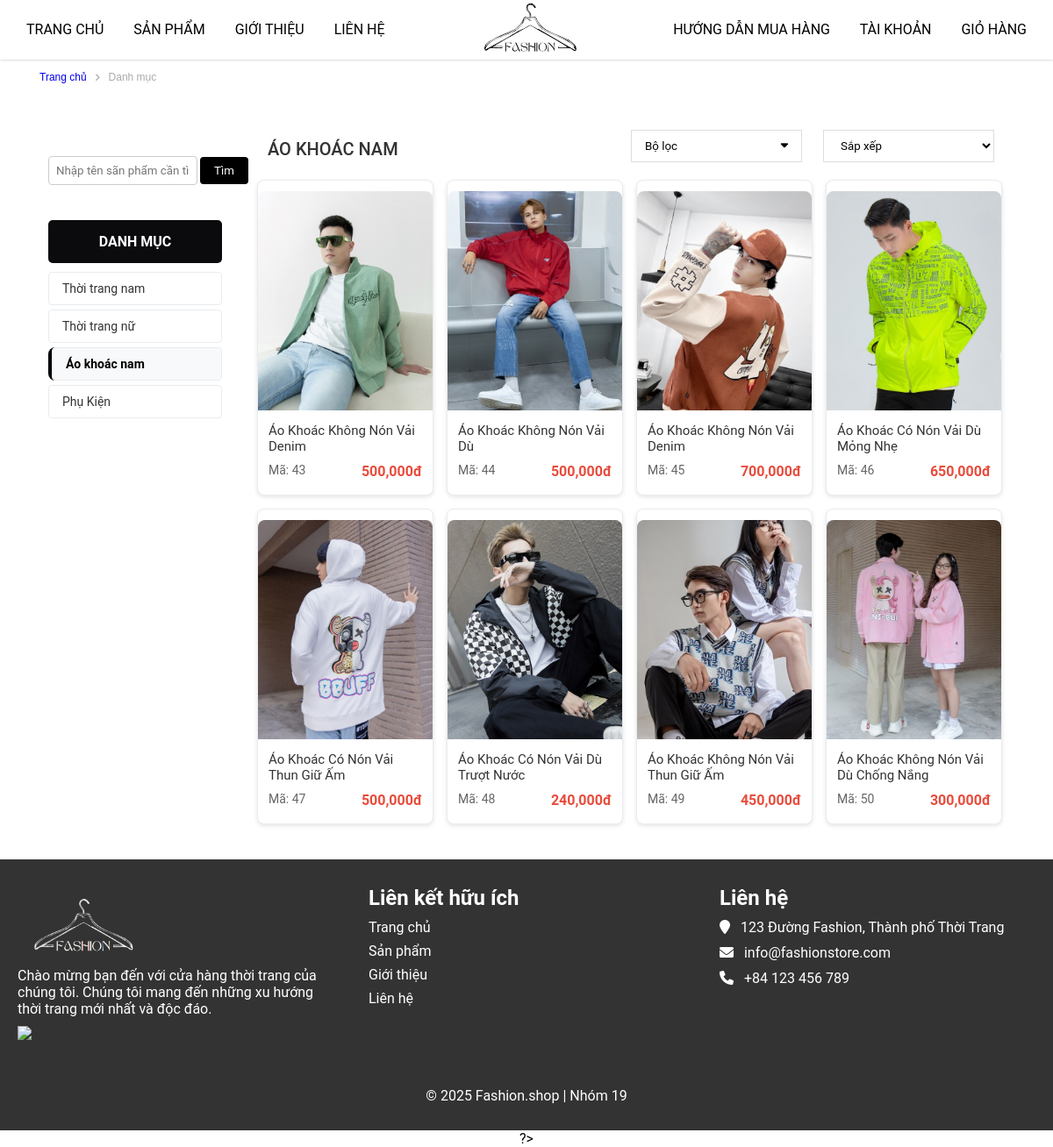
Screenshot of /index.php?mod=product&act=detail&id=3 with the database file from the repository.
### tables this page shows
CREATE TABLE `danhmuc` (
  `madm` int(11) NOT NULL,
  `tendm` varchar(50) NOT NULL,
  `soluongsp` int(11) NOT NULL,
  `thutu` int(11) NOT NULL
);

CREATE TABLE `sanpham` (
  `masp` int(11) NOT NULL,
  `tensp` varchar(50) NOT NULL,
  `dongia` int(11) NOT NULL,
  `khuyenmai` int(11) NOT NULL,
  `soluong` int(11) NOT NULL,
  `ngaytao` datetime NOT NULL DEFAULT current_timestamp(),
  `anh` varchar(500) DEFAULT NULL,
  `mota` text NOT NULL,
  `soluotxem` int(11) NOT NULL,
  `hoatdong` int(11) NOT NULL,
  `madm` int(11) NOT NULL,
  `mabl` int(11) NOT NULL
);

### model/categories.php (called while the page is built, shortened)
<?php
    include_once 'model/connect.php';
    function get_categories(){
        $sql="SELECT * FROM danhmuc";
        $conn = pdo_get_connection();
        $stmt = $conn->prepare($sql);
        $stmt->execute();
        return $stmt->fetchAll();
    }
    function get_categoriesID($id){
        return pdo_query_one("SELECT * FROM danhmuc WHERE madm = ?",$id);
    }
?>

### model/connect.php (called while the page is built, shortened)
<?php
function pdo_get_connection(){
    $dburl = "mysql:host=localhost; dbname=shoptu;charset=utf8";
    $username = 'root';
    $password = '';
    $conn = new PDO($dburl, $username, $password);
    $conn->setAttribute(PDO::ATTR_ERRMODE, PDO::ERRMODE_EXCEPTION);
    return $conn;
}
function pdo_query($sql){
    $sql_args = array_slice(func_get_args(), 1);
    try{
        $conn = pdo_get_connection();
        $stmt = $conn->prepare($sql);
        $stmt->execute($sql_args);
        $rows = $stmt->fetchAll();
        return $rows;
    }
    catch(PDOException $e){
        throw $e;
    }
    finally{
        unset($conn);
    }
}
function pdo_query_one($sql){
    $sql_args = array_slice(func_get_args(), 1);
    try{
        $conn = pdo_get_connection();
        $stmt = $conn->prepare($sql);
        $stmt->execute($sql_args);
        $row = $stmt->fetch(PDO::FETCH_ASSOC);
        return $row;
    }
    catch(PDOException $e){
        throw $e;
    }
    finally{
        unset($conn);
    }
}

### model/products.php (called while the page is built, shortened)
<?php
    function get_ByCategories($id){
        return pdo_query("SELECT * FROM sanpham WHERE madm=$id");
    }
?>

### view/page_danhmuc_detail.php (the view, shortened to what this page needs)
<main>
    <div class="container-danhmuc">
        <div class="danhmuc-top row">
            <p><a href="?mod=page&act=home">Trang chủ</a></p><i class="fa-solid fa-angle-right"></i><p>Danh mục</p>
        </div>
    </div>
    <section class="danhmuc">
        <div class="container-danhmuc">
            <div class="row">
                <div class="danhmuc-left">
                    <form action="" id="search" method="get">
                        <input type="text" name="keyword" placeholder="Nhập tên sãn phẩm cần tìm">
                        <input type="submit" name="submit" value="Tìm">
                    </form>
                    <ul>
                        <h4>DANH MỤC</h4>
                        <?php foreach($data['dsdm'] as $dm): ?>
                            <li class="danhmuc-left-li <?= ($dm['madm'] == $category_id) ? 'active' : '' ?>">
                                <a href="index.php?mod=product&act=detail&id=<?=$dm['madm']?>">
                                    <?=$dm['tendm']?>
                                </a> <hr color="#ddd">
                            </li>
                        <?php endforeach; ?>
                    </ul>
                </div>
                <div class="danhmuc-right row">
                    <div class="danhmuc-right-top-item">
                        <p class="tendanhmuc"><?=$ctdanhmuc['tendm']?></p>
                    </div>
                    <div class="danhmuc-right-top-item">
                        <button><span>Bộ lọc</span><i class="fa-solid fa-caret-down"></i></button>
                    </div>
                    <div class="danhmuc-right-top-item">
                        <select name="" id="">
                            <option value="">Sắp xếp</option>
                        </select>
                    </div>
                    <div class="danhmuc-right-content row">
                        <?php
                            if (!empty($dssanpham)):
                                foreach($dssanpham as $sp):
                            ?>
                        <div class="danhmuc-right-content-item">
                            <a href="?mod=product&act=ctsanpham&id=<?=$sp['masp']?>">
                                <img src="upload/product/<?=$sp['anh']?>" alt="<?=$sp['tensp']?>">
                                <h3><?=$sp['tensp']?></h3>
                            </a>
                            <p>
                                <span>Mã: <?=$sp['masp']?></span>
                                <span class="price"><?=number_format(($sp['khuyenmai']??$sp['dongia']) * 1000)?>đ</span>
                            </p>
                        </div>
                        <?php
                                endforeach;
                        endif; ?>
                    </div>
                    </div>
                </div>
            </div>
    </section>
</main>

### assets_user/css/style.css (style rules this page uses)
:root { --main-text-font: Arial, Helvetica, sans-serif; }
* { margin: 0; padding: 0; box-sizing: border-box; font-family: "Roboto", "HelveticaNeue", "Helvetica Neue", sans-serif; }
body { align-items: center; min-height: 100vh; display: flex; flex-direction: column; }
main { flex: 1; }
ul { list-style: none; }
a { text-decoration: none; }
main { margin-top: 68px; }
h3 { padding-top: 10px; padding-bottom: 30px; font-size: 20px; font-weight: 400; }
.row { display: flex; flex-wrap: wrap; }
.danhmuc { padding: 20px; margin: 20px; }
.container-danhmuc { margin: 0; width: 100%; max-width: 1200px; }
.danhmuc-top { width: 100%; height: 40px; margin-left: 20px; align-items: center; display: flex; }
.danhmuc-left { width: 20%; padding-right: 20px; min-width: 200px; }
.danhmuc-right { width: 80%; padding-left: 20px; flex: 1; }
.danhmuc-top .fa-solid { color: #aaa; font-size: 10px; }
.danhmuc-top p { color: #aaa; font-family: var(--main-text-font); padding: 10px; font-size: 12px; }
.danhmuc-top p a { font-family: var(--main-text-font); margin: 0px; font-size: 12px; }
.danhmuc-left form { display: flex; align-items: center; margin-bottom: 20px; }
.danhmuc-left input[type="text"] { width: 170px; padding: 8px; margin-top: 10px; margin-right: 3px; border: 1px solid #cccccc; border-radius: 4px; }
.danhmuc-left input[type="submit"] { padding: 8px 16px; background-color: black; color: #fff; border: none; border-radius: 4px; margin-top: 10px; cursor: pointer; }
.danhmuc-right-top-item .tendanhmuc { text-transform: uppercase; }
.danhmuc-right-top-item:first-child { flex: 2; margin-top: 10px; font-size: 20px; font-family: var(--main-text-font); font-weight: 400; }
.danhmuc-right-top-item { flex: 1; padding: 0 12px; }
.danhmuc-right-top-item button { width: 100%; padding: 10px 15px; display: flex; justify-content: space-between; background-color: #fff; border: 1px solid #dddddd; cursor: pointer; }
.danhmuc-right-top-item select { width: 100%; padding: 9px 15px; display: flex; justify-content: space-between; background-color: #fff; border: 1px solid #dddddd; cursor: pointer; }
.danhmuc-right-content { margin-top: 20px; justify-content: flex-start; display: flex; flex-wrap: wrap; gap: 15px; }
.danhmuc-right-content-item { width: calc(25% - 12px); padding: 12px 0; border: 1px solid #e9ecef; border-radius: 8px; transition: all 0.3s ease; background: white; box-shadow: 0 2px 5px rgba(0,0,0,0.1); flex-shrink: 0; }
.danhmuc-right-content-item a h3 { font-size: 15px; font-weight: 400; color: #333333; padding: 0 12px; margin: 10px 0 5px 0; }
.danhmuc-right-content-item img { width: 100%; height: 250px; object-fit: cover; border-radius: 8px 8px 0 0; }
.danhmuc-right-content-item p { display: flex; font-size: 14px; padding: 5px 12px; justify-content: space-between; color: #666666; margin: 0; }
.danhmuc-right-content-item .price { color: #e74c3c; font-weight: bold; }
.danhmuc-left ul li { height: auto; }
.danhmuc-left ul { width: 100%; list-style: none; padding: 0; margin: 0; }
.danhmuc-left ul h4 { background: #0b0b0e; color: white; padding: 15px; margin: 0 0 10px 0; font-size: 16px; text-align: center; border-radius: 5px; width: auto; height: auto; }
.danhmuc-left ul li { margin-bottom: 5px; height: auto; }
.danhmuc-left ul li a { display: block; padding: 10px 15px; color: #333; text-decoration: none; border: 1px solid #e9ecef; border-radius: 4px; transition: all 0.3s ease; font-size: 14px; font-weight: 400; }
.danhmuc-left-li a { display: flex; padding: 5px; }
.danhmuc-left-li.active { background-color: #f8f9fa; border-radius: 8px; border-left: 4px solid #000000; }
.danhmuc-left-li.active a { color: #000000; font-weight: 600; }
.container-danhmuc { max-width: 1200px; margin: 0 auto; padding: 0 15px; }
.danhmuc-right-content { gap: 15px; }
.danhmuc-right-content-item { transition: transform 0.3s ease; border: 1px solid #f0f0f0; border-radius: 8px; overflow: hidden; box-shadow: 0 2px 8px rgba(0,0,0,0.1); }
.danhmuc-right-content-item img { transition: transform 0.3s ease; }
.danhmuc-right-content-item a h3 { padding: 0 10px; margin: 10px 0; }
.danhmuc-right-content-item p { padding: 0 10px 15px; margin: 0; }
.danhmuc-right-content-item .price { color: #e74c3c; font-weight: bold; font-size: 16px; }

### assets_user/css/ctsanpham.css (style rules this page uses)
form { margin-top: 20px; padding-bottom: 20px; text-align: center; }
input[type="text"] { padding: 20px; margin-right: 10px; border: 1px solid #ccc; border-radius: 4px; }

### rows the page displays
danhmuc: tendm "Thời trang nam"
danhmuc: tendm "Thời trang nữ"
danhmuc: tendm "Áo khoác nam", tendm "ÁO KHOÁC NAM"
danhmuc: tendm "Phụ Kiện"
sanpham: anh (picture), tensp "Áo Khoác Không Nón Vải Denim", masp "43", ($sp['khuyenmai']??$sp['dongia'])*1000 "500,000"
sanpham: anh (picture), tensp "Áo Khoác Không Nón Vải Dù", masp "44", ($sp['khuyenmai']??$sp['dongia'])*1000 "500,000"
sanpham: anh (picture), tensp "Áo Khoác Không Nón Vải Denim", masp "45", ($sp['khuyenmai']??$sp['dongia'])*1000 "700,000"
sanpham: anh (picture), tensp "Áo Khoác Có Nón Vải Dù Mỏng Nhẹ", masp "46", ($sp['khuyenmai']??$sp['dongia'])*1000 "650,000"
sanpham: anh (picture), tensp "Áo Khoác Có Nón Vải Thun Giữ Ấm", masp "47", ($sp['khuyenmai']??$sp['dongia'])*1000 "500,000"
sanpham: anh (picture), tensp "Áo Khoác Có Nón Vải Dù Trượt Nước", masp "48", ($sp['khuyenmai']??$sp['dongia'])*1000 "240,000"
sanpham: anh (picture), tensp "Áo Khoác Không Nón Vải Thun Giữ Ấm", masp "49", ($sp['khuyenmai']??$sp['dongia'])*1000 "450,000"
sanpham: anh (picture), tensp "Áo Khoác Không Nón Vải Dù Chống Nắng", masp "50", ($sp['khuyenmai']??$sp['dongia'])*1000 "300,000"
